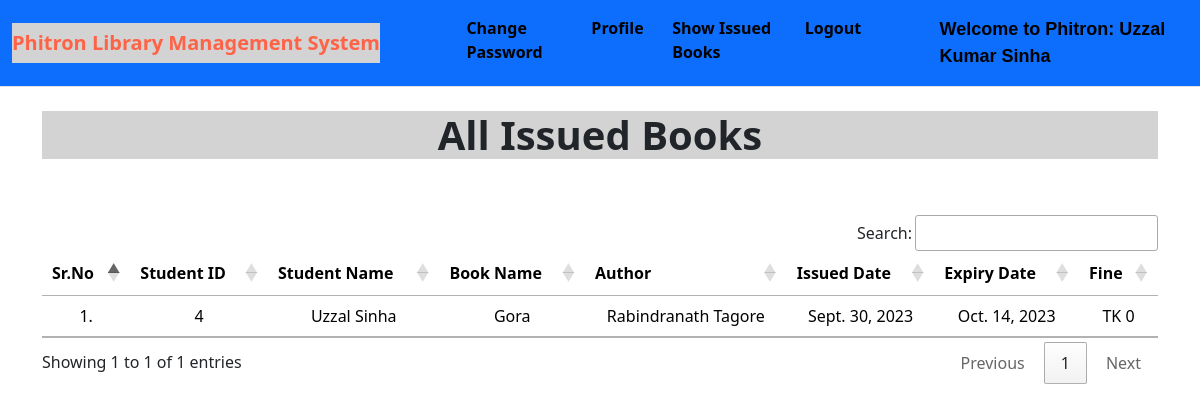
The page /student_issued_books/ (signed in) on the database its author committed.
### book_app/models.py (models this page shows, shortened)
class Book(models.Model):
    name = models.CharField(max_length=100)
    author = models.CharField(max_length=100)
    isbn = models.PositiveIntegerField()
    category = models.CharField(max_length=80)

class IssuedBook(models.Model):
    student_id = models.CharField(max_length=100, blank=True)
    isbn = models.CharField(max_length=13)
    issued_date = models.DateField(auto_now=True)
    expiry_date = models.DateField(default=expiry)

### book_app/views.py (the view)
# urls.py: path("student_issued_books/", views.student_issued_books, name="student_issued_books"),
@login_required(login_url = '/student_login')
def student_issued_books(request):
    student = Student.objects.filter(user_id=request.user.id)
    issuedBooks = IssuedBook.objects.filter(student_id=student[0].user_id)
    li1 = []
    li2 = []
    for i in issuedBooks:
        books = Book.objects.filter(isbn=i.isbn)
        for book in books:
            t=(request.user.id, request.user.get_full_name, book.name,book.author)
            li1.append(t)
        days=(date.today()-i.issued_date)
        d=days.days
        fine=0
        if d>15:
            day=d-14
            fine=day*2
        t=(issuedBooks[0].issued_date, issuedBooks[0].expiry_date, fine)
        li2.append(t)
    return render(request,'student_issued_books.html',{'li1':li1, 'li2':li2})

### book_app/templates/student_issued_books.html (shortened to what this page needs)
{% extends 'student_navbar.html' %}
{% load static %}
{% block body %}
<div class="container mt-4">
    <h1 class="text-center" style="font-weight: bold; background-color: lightgrey;">All Issued Books</h1>
    <br></br>
    <table class="table table-hover" id="example">
        <thead>
            <tr class="text-center">
                <th>Sr.No</th>
                <th>Student ID</th>
                <th>Student Name</th>
                <th>Book Name</th>
                <th>Author</th>
                <th>Issued Date</th>
                <th>Expiry Date</th>
                <th>Fine</th>
            </tr>
        </thead>
        <tbody>
            {% for i in li1 %}
            <tr class="text-center">
                <td>{{forloop.counter}}.</td>
                <td>{{i.0}}</td>
                <td>{{i.1}}</td>
                <td>{{i.2}}</td>
                <td>{{i.3}}</td>
                {% endfor %}
                {% for i in li2 %}
                <td>{{i.0}}</td>
                <td>{{i.1}}</td>
                <td>TK {{i.2}}</td>
            </tr>
            {% endfor %}
        </tbody>
    </table>
    </div>
{% endblock %}

### book_app/templates/student_navbar.html (shortened to what this page needs)
<!doctype html>
{% load static %}
<html lang="en">
  <head>
    <link rel="stylesheet" href="{% static 'library/css/bootstrap.min.css' %}">
    <link rel="stylesheet" href="https://cdn.datatables.net/1.10.25/css/jquery.dataTables.min.css">
    <link rel="stylesheet" href="https://cdn.datatables.net/buttons/1.7.1/css/buttons.dataTables.min.css">
  </head>
  <body>
    <nav class="navbar navbar-expand-lg bg-primary border-bottom border-body">
        <div class="container-fluid">
          <a class="navbar-brand" href="#" style="font-weight: bold;background: lightgrey;color: tomato">Phitron Library Management System</a>
          <div class="collapse navbar-collapse" id="navbarSupportedContent">
            <ul class="navbar-nav me-auto mb-2 mb-lg-0">
              <li class="nav-item">
                <a class="nav-link active" aria-current="page" href="/change_password/" style="font-weight: bold;">Change Password</a>
              </li>
              <li class="nav-item">
                <a class="nav-link active" aria-current="page" href="/profile/" style="font-weight: bold;" >Profile</a>
              </li>
              <li class="nav-item">
                <a class="nav-link active" aria-current="page" href="/student_issued_books/" style="font-weight: bold;">Show Issued Books</a>
              </li>
              <li class="nav-item">
                <a class="nav-link active" aria-current="page" href="/logout/" style="font-weight: bold;">Logout</a>
              </li>
              <li class="nav-item">
                <a style="font-weight:700; font-family:sans-serif; font-size: large;" class="nav-link active" href="#" style="font-weight: bold;color: red;">Welcome to Phitron: {{request.user}}</a>
              </li>
            </ul>
          </div>
        </div>
      </nav>
      {% block body %}
      {% endblock %}
  </body>
</html>

### rows shown on the page
Book: name "Gora", author "Rabindranath Tagore"
IssuedBook: issued_date "Sept. 30, 2023", expiry_date "Oct. 14, 2023"

### other values the page prints
{{ request.user }} "Uzzal Kumar Sinha"
{{ i.0 }} "4"
{{ i.1 }} "Uzzal Sinha"
{{ i.2 }} "0"
